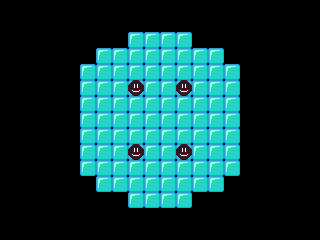

This game map was drawn from its Tiled (.tmx) file and the tilesets committed beside it. A one-line description and the full map source follow:
An orthogonal 20x15 tile map with 16x16 px tiles, 2 tile layers (Tile Layer 1, Tile Layer 2).

<map version="1.2" tiledversion="1.2.3" orientation="orthogonal" renderorder="right-down" width="20" height="15" tilewidth="16" tileheight="16" infinite="0" nextlayerid="3" nextobjectid="1">
 <tileset firstgid="1" name="data" tilewidth="16" tileheight="16" tilecount="128" columns="8">
  <image source="data.png" width="128" height="256" />
 </tileset>
 <layer id="1" name="Tile Layer 1" width="20" height="15">
  <data encoding="csv">
0,0,0,0,0,0,0,0,0,0,0,0,0,0,0,0,0,0,0,0,
0,0,0,0,0,0,0,0,0,0,0,0,0,0,0,0,0,0,0,0,
0,0,0,0,0,0,0,0,2,2,2,2,0,0,0,0,0,0,0,0,
0,0,0,0,0,0,2,2,2,2,2,2,2,2,0,0,0,0,0,0,
0,0,0,0,0,2,2,2,2,2,2,2,2,2,2,0,0,0,0,0,
0,0,0,0,0,2,2,2,2,2,2,2,2,2,2,0,0,0,0,0,
0,0,0,0,0,2,2,2,2,2,2,2,2,2,2,0,0,0,0,0,
0,0,0,0,0,2,2,2,2,2,2,2,2,2,2,0,0,0,0,0,
0,0,0,0,0,2,2,2,2,2,2,2,2,2,2,0,0,0,0,0,
0,0,0,0,0,2,2,2,2,2,2,2,2,2,2,0,0,0,0,0,
0,0,0,0,0,2,2,2,2,2,2,2,2,2,2,0,0,0,0,0,
0,0,0,0,0,0,2,2,2,2,2,2,2,2,0,0,0,0,0,0,
0,0,0,0,0,0,0,0,2,2,2,2,0,0,0,0,0,0,0,0,
0,0,0,0,0,0,0,0,0,0,0,0,0,0,0,0,0,0,0,0,
0,0,0,0,0,0,0,0,0,0,0,0,0,0,0,0,0,0,0,0
</data>
 </layer>
 <layer id="2" name="Tile Layer 2" width="20" height="15">
  <data encoding="csv">
0,0,0,0,0,0,0,0,0,0,0,0,0,0,0,0,0,0,0,0,
0,0,0,0,0,0,0,0,0,0,0,0,0,0,0,0,0,0,0,0,
0,0,0,0,0,0,0,0,0,0,0,0,0,0,0,0,0,0,0,0,
0,0,0,0,0,0,0,0,0,0,0,0,0,0,0,0,0,0,0,0,
0,0,0,0,0,0,0,0,0,0,0,0,0,0,0,0,0,0,0,0,
0,0,0,0,0,0,0,0,3,0,0,3,0,0,0,0,0,0,0,0,
0,0,0,0,0,0,0,0,0,0,0,0,0,0,0,0,0,0,0,0,
0,0,0,0,0,0,0,0,0,0,0,0,0,0,0,0,0,0,0,0,
0,0,0,0,0,0,0,0,0,0,0,0,0,0,0,0,0,0,0,0,
0,0,0,0,0,0,0,0,3,0,0,3,0,0,0,0,0,0,0,0,
0,0,0,0,0,0,0,0,0,0,0,0,0,0,0,0,0,0,0,0,
0,0,0,0,0,0,0,0,0,0,0,0,0,0,0,0,0,0,0,0,
0,0,0,0,0,0,0,0,0,0,0,0,0,0,0,0,0,0,0,0,
0,0,0,0,0,0,0,0,0,0,0,0,0,0,0,0,0,0,0,0,
0,0,0,0,0,0,0,0,0,0,0,0,0,0,0,0,0,0,0,0
</data>
 </layer>
</map>